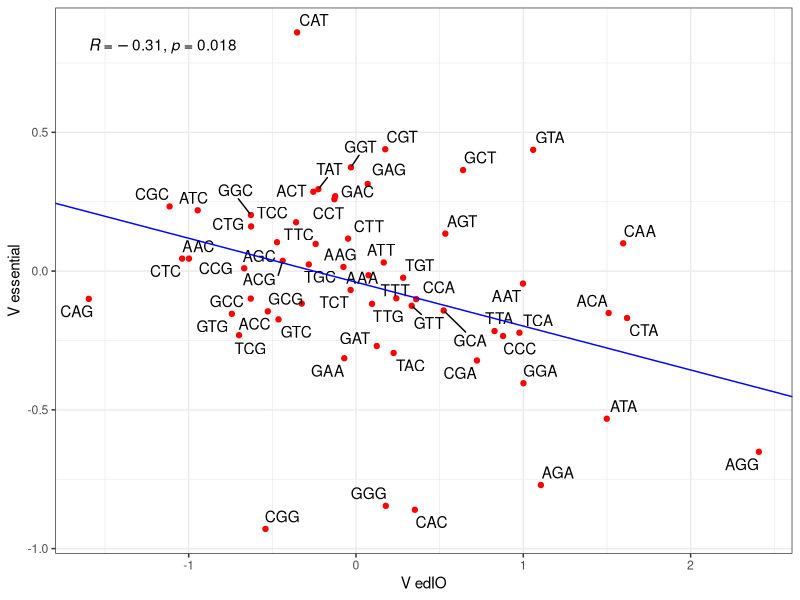

The R script that drew this image:
library(ggplot2)
library(ggrepel)
library(ggpubr)

#read in Vess and VedIO

data = read.csv("logodds_essential_ecoli.csv", h = TRUE)

expression_data = read.csv("logodds_Goodman.csv", h = TRUE)
expression_lo = expression_data[,c(1,3)]

log_odds_data = data
essential_lo = log_odds_data[,c("log_odds")]

#combine into one df

log_odds_df = cbind(expression_lo, essential_lo)

#Pearson's correlation between VedIO and Vess

ct = cor.test(expression_lo$log_odds, data$log_odds, method = "pearson")
rvals = ct$estimate

#PCA to calculate slope and intercept of regression line

pca = prcomp(~log_odds+essential_lo, log_odds_df)
slp = with(pca, rotation[2,1] / rotation[1,1])
inte = with(pca, center[2] - slp*center[1])

#plot Vess against VedIO

pdf("figure9.pdf")
fig9 = ggplot(log_odds_df, aes(x=log_odds, y=essential_lo, label = codon)) +
	geom_point(color = "red") +
	geom_text_repel() +
	theme_bw() +
	labs(x = "V edIO", y = "V essential") +
	geom_abline(slope = slp, intercept = inte, colour = "blue") +
	stat_cor(method = "pearson")
print(fig9)
dev.off()